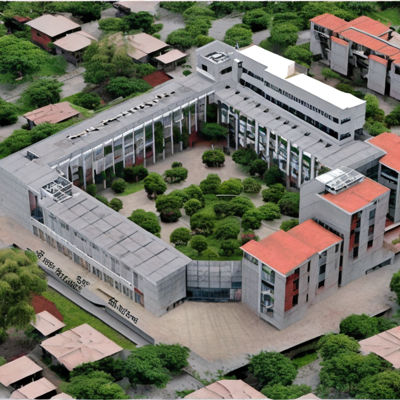
#> input picture generated_image.png, 400 x 400 px
$ jupyter execute image_merger.ipynb
#> lines starting #> are read from the running program, lines starting #| are printed output that depends on the picture
[cell 1]
from PIL import Image

# Assuming you have uploaded an image named 'uploaded_image.jpg'
uploaded_image_path = 'generated_image.png'

# Load the uploaded image
uploaded_img = Image.open(uploaded_image_path)
#> uploaded_img is the input picture: PIL image 400x400 RGB; mean R, G, B 114.1, 114.7, 101.4

# Generate an image with your AI model (this step depends on your model)
# For example, generate a placeholder image here
# Replace this with the actual code to generate an image using your AI model
width = 400
height = 400
generated_image = Image.new('RGB', (width, height), color='white')
#> generated_image: PIL image 400x400 RGB; every value is 255

# Resize the generated image to match the uploaded image size
generated_image = generated_image.resize(uploaded_img.size)

# Merge the uploaded image with the generated image
merged_image = Image.blend(uploaded_img, generated_image, alpha=0.5)  # Adjust alpha as needed for blending
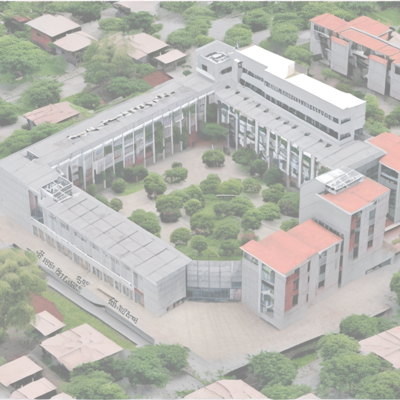
#> merged_image: PIL image 400x400 RGB; mean R, G, B 184.3, 184.6, 177.9

# Save or display the merged image
merged_image.show()  # Display the merged image
# merged_image.save('path_to_save/merged_image.jpg')  # Save the merged image
